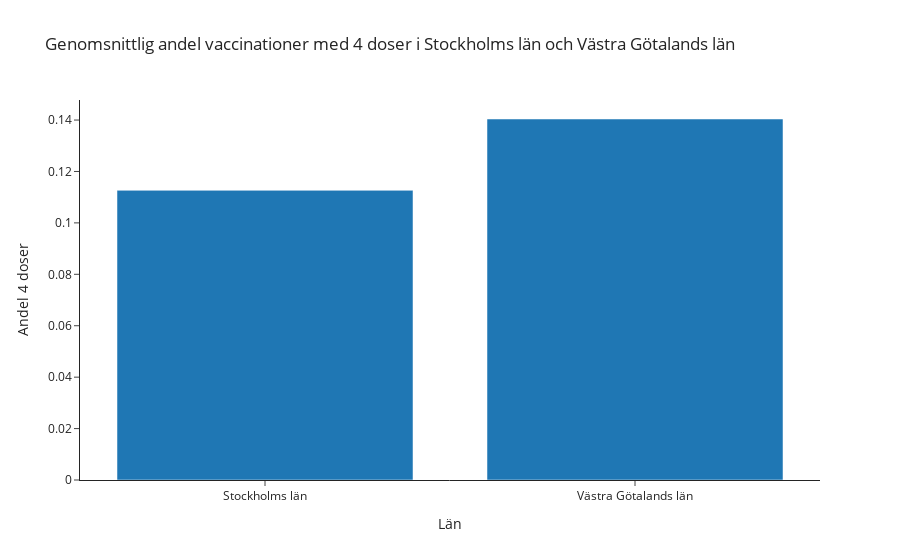

Here is the notebook cell this chart was saved with:
### Markdown cell above
### Visualisera andelen människor som fått minst en, två, tre eller fyra doser i Västra Götalands län och Stockholms län

Jag har löst uppgiften såhär:

1. Rengöra datan genom att ersätta nan värdena med medianvärden
2. Konvertera datatyperna för andel 4 doser till floats för att kunna hantera datan i beräkningarna
3. Filtrera datasetet för att beräkna totalt antal personer och antalt personer med 4 doser i Västra Götalands län och Stockholms län
4. Aggregera datan för de två länen, summera totalt antal personer och antal personer för olika doser
5. Beräkna andelen vaccinerade med 4 doser för varje län
6. Skapa ett stapeldiagram som visualiserar datan

### Code cell
# g) Tag Västra Götalands län och Stockholms län och rita diagram över andelen vaccinerade med minst 1 dos, två doser, tre doser och fyra doser.

# Fyll nan värdena i kolumnen för andel 4 doser med medianvärdet
vaccinerade["Andel 4 doser"].fillna(vaccinerade["Andel 4 doser"].median(), inplace=True)

# Konvertera värdena till numeriska (floats)
vaccinerade["Andel 4 doser"] = pd.to_numeric(vaccinerade["Andel 4 doser"], downcast="float")

# Filtrera data för bara Västra Götalands län och Stockholms län
vaccinerade_gbg_sthlm = vaccinerade[(vaccinerade["Län_namn"] == "Västra Götalands län") | (vaccinerade["Län_namn"] == "Stockholms län")]

# Gruppera och summera data för dessa två län
fyra_vaccinationer = vaccinerade_gbg_sthlm.groupby('Län_namn').agg({
    'Befolkning': 'sum',
    'Antal 4 doser': 'sum'
}).reset_index()

# Beräkna andelen personer med 4 doser i båda länen
fyra_vaccinationer['Andel 4 doser'] = fyra_vaccinationer['Antal 4 doser'] / fyra_vaccinationer['Befolkning']

# Plotta stapeldiagram för andelen 4 doser i de två länen
fig = px.bar(fyra_vaccinationer,
       x="Län_namn", 
       y="Andel 4 doser",
       labels={
           "value": "Andel",
           "variable": "Antal doser",
           "Län_namn": "Län"
       },
       template="simple_white",
       title="Genomsnittlig andel vaccinationer med 4 doser i Stockholms län och Västra Götalands län")

fig.write_html("Genomsnittlig andel vaccinationer med 4 doser i Stockholms län och Västra Götalands län.html")

fig.show()

### Figure 1 — Plotly figure (JSON) as saved in the notebook; plotly's stock layout.template omitted (floating-point values rounded to 4 significant figures)
{"data": [{"alignmentgroup": "True", "hovertemplate": "Län=%{x}<br>Andel 4 doser=%{y}<extra></extra>", "legendgroup": "", "marker": {"color": "#1F77B4", "pattern": {"shape": ""}}, "name": "", "offsetgroup": "", "orientation": "v", "showlegend": false, "textposition": "auto", "type": "bar", "x": ["Stockholms län", "Västra Götalands län"], "xaxis": "x", "y": [0.1127, 0.1404], "yaxis": "y"}], "layout": {"barmode": "relative", "legend": {"tracegroupgap": 0}, "title": {"text": "Genomsnittlig andel vaccinationer med 4 doser i Stockholms län och Västra Götalands län"}, "xaxis": {"anchor": "y", "domain": [0, 1], "title": {"text": "Län"}}, "yaxis": {"anchor": "x", "domain": [0, 1], "title": {"text": "Andel 4 doser"}}}}
